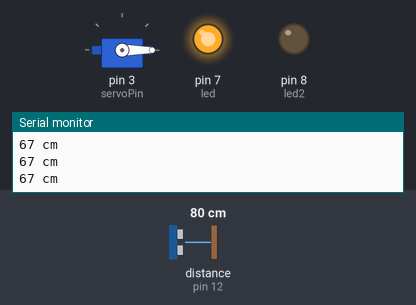
A sketch run on a simulated Arduino Uno, built with avr-gcc and run on an emulated ATmega328P. On the bench: servo, output pins drawn as LEDs (lit = HIGH), the last lines printed to the serial monitor. Wiring (inferred from the names in the program): ultrasonic range finder: trigger pin 13; echo pin 12. The test bench sets the inputs (shaded band); at power-on: distance to the obstacle (sensor on pin 12) 80 cm. The echo pulse lasts 58.3 µs per cm; pins used as bus, display or sensor lines are not drawn.

Above: at 1.3 s.
1.4 s: distance to the obstacle (sensor on pin 12) set to 52 cm
2.9 s: distance to the obstacle (sensor on pin 12) set to 43 cm
At 3.9 s:
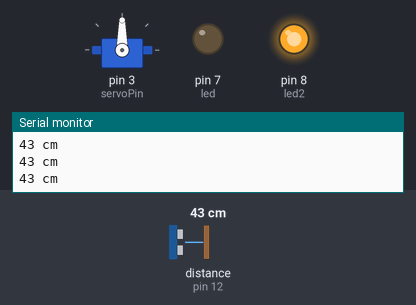
Timing chart, 0 to 5.9 s (numbered marks = the images above; inputs shaded):
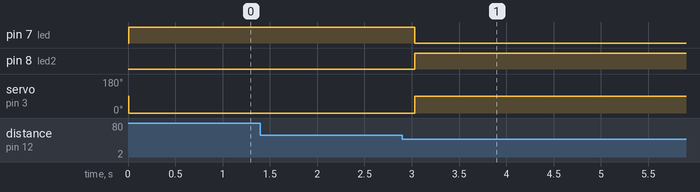

The sketch:

servo_and_Ultrasonic_Sensor.ino
```cpp
#include <Servo.h>
#define trigPin 13
#define echoPin 12
#define led 7
#define led2 8


int servoPin = 3;
Servo Servo1;

void setup() {
Serial.begin (9600);
pinMode(trigPin, OUTPUT);
pinMode(echoPin, INPUT);
Servo1.attach(servoPin);
pinMode(led, OUTPUT);
pinMode(led2, OUTPUT);

}

void loop() {
long duration, distance;
digitalWrite(trigPin, LOW);
delayMicroseconds(2);
digitalWrite(trigPin, HIGH);

delayMicroseconds(10);
digitalWrite(trigPin, LOW);
duration = pulseIn(echoPin, HIGH);
distance = (duration/2) * 0.029;
if (distance < 40) {
Servo1.write(90);
digitalWrite(led2,HIGH);
digitalWrite(led,LOW);
 delay(10000);
}else{
  Servo1.write(0);
  digitalWrite(led2,LOW);
  digitalWrite(led,HIGH);

}

if (distance >= 200 || distance <= 0){
Serial.println("Out of range");
}
else {
Serial.print(distance);
Serial.println(" cm");
}
 delay(500);
}
```

Measured:
- the behaviour switches between 48 and 47 cm on distance to the obstacle (sensor on pin 12) (found by bisection; images 0 and 1)
- after the input at 2.9 s, pin 7 (led): HIGH → LOW after 0.13 s; pin 8 (led2): LOW → HIGH after 0.13 s; servo on pin 3 (servoPin): 0° → 90° after 0.13 s
